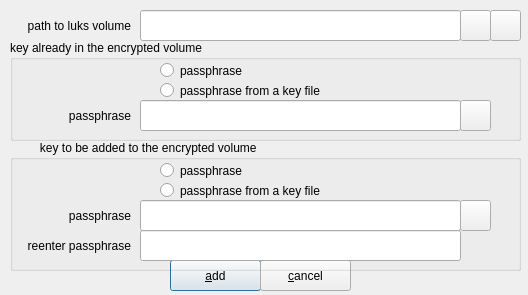
<?xml version="1.0" encoding="UTF-8"?>
<ui version="4.0">
 <class>luksaddkeyUI</class>
 <widget class="QDialog" name="luksaddkeyUI">
  <property name="windowModality">
   <enum>Qt::ApplicationModal</enum>
  </property>
  <property name="geometry">
   <rect>
    <x>0</x>
    <y>0</y>
    <width>528</width>
    <height>295</height>
   </rect>
  </property>
  <property name="windowTitle">
   <string>add a key to a luks volume</string>
  </property>
  <property name="modal">
   <bool>true</bool>
  </property>
  <widget class="QLabel" name="labelLuksVolume">
   <property name="geometry">
    <rect>
     <x>10</x>
     <y>10</y>
     <width>121</width>
     <height>31</height>
    </rect>
   </property>
   <property name="text">
    <string>path to luks volume</string>
   </property>
   <property name="alignment">
    <set>Qt::AlignRight|Qt::AlignTrailing|Qt::AlignVCenter</set>
   </property>
  </widget>
  <widget class="QPushButton" name="pushButtonOpenFile">
   <property name="geometry">
    <rect>
     <x>460</x>
     <y>10</y>
     <width>31</width>
     <height>31</height>
    </rect>
   </property>
   <property name="toolTip">
    <string>open file</string>
   </property>
   <property name="text">
    <string/>
   </property>
  </widget>
  <widget class="QPushButton" name="pushButtonOpenPartition">
   <property name="geometry">
    <rect>
     <x>490</x>
     <y>10</y>
     <width>31</width>
     <height>31</height>
    </rect>
   </property>
   <property name="toolTip">
    <string>open partition</string>
   </property>
   <property name="text">
    <string/>
   </property>
  </widget>
  <widget class="QGroupBox" name="groupBox">
   <property name="geometry">
    <rect>
     <x>10</x>
     <y>40</y>
     <width>511</width>
     <height>101</height>
    </rect>
   </property>
   <property name="title">
    <string>key already in the encrypted volume</string>
   </property>
   <widget class="QRadioButton" name="radioButtonPassphraseinVolume">
    <property name="geometry">
     <rect>
      <x>150</x>
      <y>20</y>
      <width>181</width>
      <height>21</height>
     </rect>
    </property>
    <property name="text">
     <string>passphrase</string>
    </property>
   </widget>
   <widget class="QRadioButton" name="radioButtonPassphraseInVolumeFromFile">
    <property name="geometry">
     <rect>
      <x>150</x>
      <y>40</y>
      <width>221</width>
      <height>21</height>
     </rect>
    </property>
    <property name="text">
     <string>passphrase from a key file</string>
    </property>
   </widget>
   <widget class="QLabel" name="labelExistingPassphrase">
    <property name="geometry">
     <rect>
      <x>0</x>
      <y>60</y>
      <width>121</width>
      <height>31</height>
     </rect>
    </property>
    <property name="text">
     <string>passphrase</string>
    </property>
    <property name="alignment">
     <set>Qt::AlignRight|Qt::AlignTrailing|Qt::AlignVCenter</set>
    </property>
   </widget>
   <widget class="QPushButton" name="pushButtonOpenExistingKeyFile">
    <property name="geometry">
     <rect>
      <x>450</x>
      <y>60</y>
      <width>31</width>
      <height>31</height>
     </rect>
    </property>
    <property name="toolTip">
     <string>open keyfile</string>
    </property>
    <property name="text">
     <string/>
    </property>
    <property name="autoDefault">
     <bool>false</bool>
    </property>
   </widget>
   <widget class="QLineEdit" name="textEditExistingPassphrase">
    <property name="geometry">
     <rect>
      <x>130</x>
      <y>60</y>
      <width>321</width>
      <height>31</height>
     </rect>
    </property>
   </widget>
  </widget>
  <widget class="QPushButton" name="pushButtonAdd">
   <property name="geometry">
    <rect>
     <x>170</x>
     <y>260</y>
     <width>91</width>
     <height>31</height>
    </rect>
   </property>
   <property name="text">
    <string>&amp;add</string>
   </property>
   <property name="autoDefault">
    <bool>false</bool>
   </property>
   <property name="default">
    <bool>true</bool>
   </property>
  </widget>
  <widget class="QPushButton" name="pushButtonCancel">
   <property name="geometry">
    <rect>
     <x>260</x>
     <y>260</y>
     <width>91</width>
     <height>31</height>
    </rect>
   </property>
   <property name="text">
    <string>&amp;cancel</string>
   </property>
   <property name="autoDefault">
    <bool>false</bool>
   </property>
   <property name="default">
    <bool>false</bool>
   </property>
  </widget>
  <widget class="QLineEdit" name="textEditPathToVolume">
   <property name="geometry">
    <rect>
     <x>140</x>
     <y>10</y>
     <width>321</width>
     <height>31</height>
    </rect>
   </property>
  </widget>
  <widget class="QGroupBox" name="groupBox_2">
   <property name="geometry">
    <rect>
     <x>10</x>
     <y>140</y>
     <width>511</width>
     <height>131</height>
    </rect>
   </property>
   <property name="title">
    <string>         key to be added to the encrypted volume</string>
   </property>
   <widget class="QRadioButton" name="radioButtonNewPassphrase">
    <property name="geometry">
     <rect>
      <x>150</x>
      <y>20</y>
      <width>321</width>
      <height>21</height>
     </rect>
    </property>
    <property name="text">
     <string>passphrase</string>
    </property>
   </widget>
   <widget class="QRadioButton" name="radioButtonNewPassphraseFromFile">
    <property name="geometry">
     <rect>
      <x>150</x>
      <y>40</y>
      <width>361</width>
      <height>21</height>
     </rect>
    </property>
    <property name="text">
     <string>passphrase from a key file</string>
    </property>
   </widget>
   <widget class="QPushButton" name="pushButtonOpenNewKeyFile">
    <property name="geometry">
     <rect>
      <x>450</x>
      <y>60</y>
      <width>31</width>
      <height>31</height>
     </rect>
    </property>
    <property name="toolTip">
     <string>open keyfile</string>
    </property>
    <property name="text">
     <string/>
    </property>
    <property name="autoDefault">
     <bool>false</bool>
    </property>
   </widget>
   <widget class="QLabel" name="labelNewPassphrase">
    <property name="geometry">
     <rect>
      <x>0</x>
      <y>60</y>
      <width>121</width>
      <height>31</height>
     </rect>
    </property>
    <property name="text">
     <string>passphrase</string>
    </property>
    <property name="alignment">
     <set>Qt::AlignRight|Qt::AlignTrailing|Qt::AlignVCenter</set>
    </property>
   </widget>
   <widget class="QLineEdit" name="textEditPassphraseToAdd">
    <property name="geometry">
     <rect>
      <x>130</x>
      <y>60</y>
      <width>321</width>
      <height>31</height>
     </rect>
    </property>
   </widget>
   <widget class="QLineEdit" name="lineEditReEnterPassphrase">
    <property name="geometry">
     <rect>
      <x>130</x>
      <y>90</y>
      <width>321</width>
      <height>31</height>
     </rect>
    </property>
   </widget>
   <widget class="QLabel" name="labelReEnterPassphrase">
    <property name="geometry">
     <rect>
      <x>0</x>
      <y>90</y>
      <width>121</width>
      <height>31</height>
     </rect>
    </property>
    <property name="text">
     <string>reenter passphrase</string>
    </property>
    <property name="alignment">
     <set>Qt::AlignRight|Qt::AlignTrailing|Qt::AlignVCenter</set>
    </property>
   </widget>
  </widget>
 </widget>
 <tabstops>
  <tabstop>textEditPathToVolume</tabstop>
  <tabstop>pushButtonOpenFile</tabstop>
  <tabstop>pushButtonOpenPartition</tabstop>
  <tabstop>radioButtonPassphraseinVolume</tabstop>
  <tabstop>radioButtonPassphraseInVolumeFromFile</tabstop>
  <tabstop>textEditExistingPassphrase</tabstop>
  <tabstop>pushButtonOpenExistingKeyFile</tabstop>
  <tabstop>radioButtonNewPassphrase</tabstop>
  <tabstop>radioButtonNewPassphraseFromFile</tabstop>
  <tabstop>textEditPassphraseToAdd</tabstop>
  <tabstop>pushButtonOpenNewKeyFile</tabstop>
  <tabstop>lineEditReEnterPassphrase</tabstop>
  <tabstop>pushButtonAdd</tabstop>
  <tabstop>pushButtonCancel</tabstop>
 </tabstops>
 <resources/>
 <connections/>
</ui>
